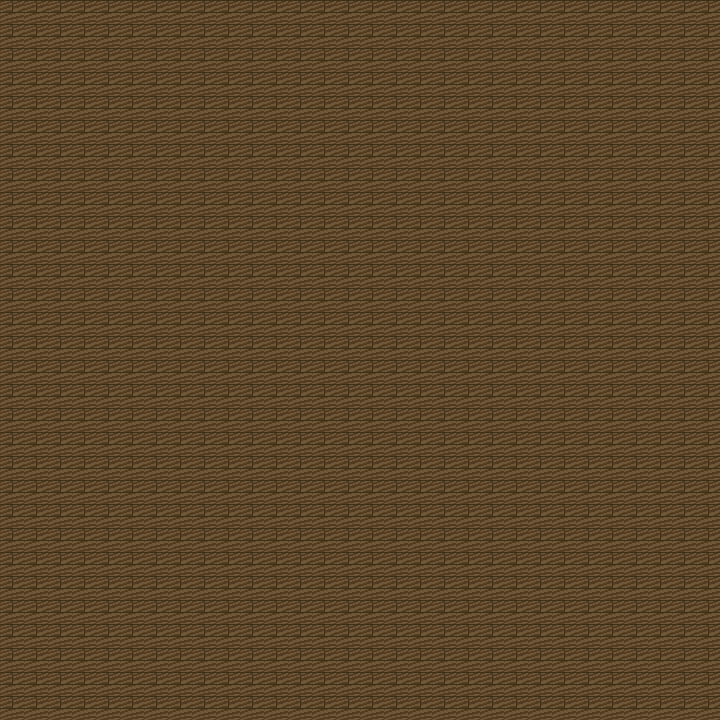

The image is a tile-based game level rendered from a .tmx file. Its description and complete source (layers, tilesets, objects, tile grids) follow:
An orthogonal 30x30 tile map with 24x24 px tiles, 1 tile layer (Map1).

<map version="1.2" tiledversion="1.3.5" orientation="orthogonal" renderorder="right-down" width="30" height="30" tilewidth="24" tileheight="24" infinite="0" nextlayerid="2" nextobjectid="1">
 <tileset firstgid="1" source="../tilesets/PharHome.tsx" />
 <layer id="1" name="Map1" width="30" height="30">
  <data encoding="csv">
228,228,228,228,228,228,228,228,228,228,228,228,228,228,228,228,228,228,228,228,228,228,228,228,228,228,228,228,228,228,
228,228,228,228,228,228,228,228,228,228,228,228,228,228,228,228,228,228,228,228,228,228,228,228,228,228,228,228,228,228,
228,228,228,228,228,228,228,228,228,228,228,228,228,228,228,228,228,228,228,228,228,228,228,228,228,228,228,228,228,228,
228,228,228,228,228,228,228,228,228,228,228,228,228,228,228,228,228,228,228,228,228,228,228,228,228,228,228,228,228,228,
228,228,228,228,228,228,228,228,228,228,228,228,228,228,228,228,228,228,228,228,228,228,228,228,228,228,228,228,228,228,
228,228,228,228,228,228,228,228,228,228,228,228,228,228,228,228,228,228,228,228,228,228,228,228,228,228,228,228,228,228,
228,228,228,228,228,228,228,228,228,228,228,228,228,228,228,228,228,228,228,228,228,228,228,228,228,228,228,228,228,228,
228,228,228,228,228,228,228,228,228,228,228,228,228,228,228,228,228,228,228,228,228,228,228,228,228,228,228,228,228,228,
228,228,228,228,228,228,228,228,228,228,228,228,228,228,228,228,228,228,228,228,228,228,228,228,228,228,228,228,228,228,
228,228,228,228,228,228,228,228,228,228,228,228,228,228,228,228,228,228,228,228,228,228,228,228,228,228,228,228,228,228,
228,228,228,228,228,228,228,228,228,228,228,228,228,228,228,228,228,228,228,228,228,228,228,228,228,228,228,228,228,228,
228,228,228,228,228,228,228,228,228,228,228,228,228,228,228,228,228,228,228,228,228,228,228,228,228,228,228,228,228,228,
228,228,228,228,228,228,228,228,228,228,228,228,228,228,228,228,228,228,228,228,228,228,228,228,228,228,228,228,228,228,
228,228,228,228,228,228,228,228,228,228,228,228,228,228,228,228,228,228,228,228,228,228,228,228,228,228,228,228,228,228,
228,228,228,228,228,228,228,228,228,228,228,228,228,228,228,228,228,228,228,228,228,228,228,228,228,228,228,228,228,228,
228,228,228,228,228,228,228,228,228,228,228,228,228,228,228,228,228,228,228,228,228,228,228,228,228,228,228,228,228,228,
228,228,228,228,228,228,228,228,228,228,228,228,228,228,228,228,228,228,228,228,228,228,228,228,228,228,228,228,228,228,
228,228,228,228,228,228,228,228,228,228,228,228,228,228,228,228,228,228,228,228,228,228,228,228,228,228,228,228,228,228,
228,228,228,228,228,228,228,228,228,228,228,228,228,228,228,228,228,228,228,228,228,228,228,228,228,228,228,228,228,228,
228,228,228,228,228,228,228,228,228,228,228,228,228,228,228,228,228,228,228,228,228,228,228,228,228,228,228,228,228,228,
228,228,228,228,228,228,228,228,228,228,228,228,228,228,228,228,228,228,228,228,228,228,228,228,228,228,228,228,228,228,
228,228,228,228,228,228,228,228,228,228,228,228,228,228,228,228,228,228,228,228,228,228,228,228,228,228,228,228,228,228,
228,228,228,228,228,228,228,228,228,228,228,228,228,228,228,228,228,228,228,228,228,228,228,228,228,228,228,228,228,228,
228,228,228,228,228,228,228,228,228,228,228,228,228,228,228,228,228,228,228,228,228,228,228,228,228,228,228,228,228,228,
228,228,228,228,228,228,228,228,228,228,228,228,228,228,228,228,228,228,228,228,228,228,228,228,228,228,228,228,228,228,
228,228,228,228,228,228,228,228,228,228,228,228,228,228,228,228,228,228,228,228,228,228,228,228,228,228,228,228,228,228,
228,228,228,228,228,228,228,228,228,228,228,228,228,228,228,228,228,228,228,228,228,228,228,228,228,228,228,228,228,228,
228,228,228,228,228,228,228,228,228,228,228,228,228,228,228,228,228,228,228,228,228,228,228,228,228,228,228,228,228,228,
228,228,228,228,228,228,228,228,228,228,228,228,228,228,228,228,228,228,228,228,228,228,228,228,228,228,228,228,228,228,
228,228,228,228,228,228,228,228,228,228,228,228,228,228,228,228,228,228,228,228,228,228,228,228,228,228,228,228,228,228
</data>
 </layer>
</map>